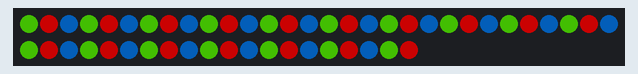
Simulated run of this sketch. Board: Arduino Uno, built with avr-gcc and run on an emulated ATmega328P. Shown: 50 RGB LEDs in strip order, left to right, continuing on the next row. Dim RGB values are drawn brighter than linear; colours are those a GRB WS2812 strip shows for the declared byte order.

Above: at 0.1 s.
At 6.39 s:
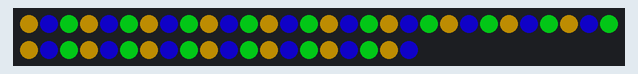
At 12.72 s:
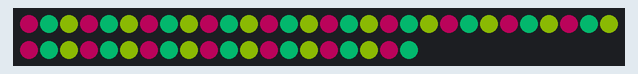
At 19.36 s:
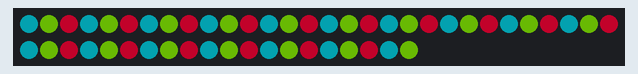
At 26.9 s:
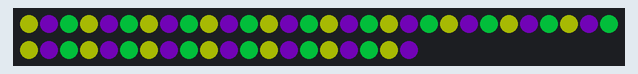
At 34.43 s:
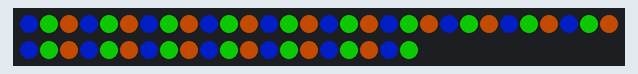

The sketch:

halloween.ino
```cpp
// (licence header left out)
#include <FastLED.h>

const uint8_t STEPS = 64;
const uint8_t COUNT = 50;

const uint16_t BIG_DELAY = 5000;
const uint8_t SATURATION = 224;
const uint8_t BRIGHTNESS = 164;

const uint8_t ORANGE = 24;
const uint8_t GREEN = 96;
const uint8_t PURPLE = 192;

CRGB leds[COUNT];

void setup()
{
  FastLED.addLeds<WS2812B, 6>(leds, COUNT);
}

void loop()
{
  static uint8_t mode = 0;
  static double diff = 0.0;

  for (uint8_t i = 0; i < COUNT; i++)
  {
    switch ((mode + i) % 3)
    {
      case 0:
        leds[i] = CHSV(ORANGE, SATURATION, BRIGHTNESS);
        break;

      case 1:
        leds[i] = CHSV(GREEN, SATURATION, BRIGHTNESS);
        break;

      case 2:
        leds[i] = CHSV(PURPLE, SATURATION, BRIGHTNESS);
        break;
    }
  }

  FastLED.show();
  delay(BIG_DELAY);

  for (uint8_t step = 0; step < STEPS; step++)
  {
    for (uint8_t i = 0; i < COUNT; i++)
    {
      switch ((mode + i) % 3)
      {
        case 0:
          diff = (GREEN - ORANGE) / static_cast<double>(STEPS);
          leds[i] = CHSV((diff * step) + ORANGE, SATURATION, BRIGHTNESS);
          break;

        case 1:
          diff = (PURPLE - GREEN) / static_cast<double>(STEPS);
          leds[i] = CHSV((diff * step) + GREEN, SATURATION, BRIGHTNESS);
          break;

        case 2:
          diff = (255 - PURPLE + ORANGE) / static_cast<double>(STEPS);
          leds[i] = CHSV((diff * step) + PURPLE, SATURATION, BRIGHTNESS);
          break;
      }
    }

    FastLED.show();
    delay(25);
  }

  mode++;
}
```
